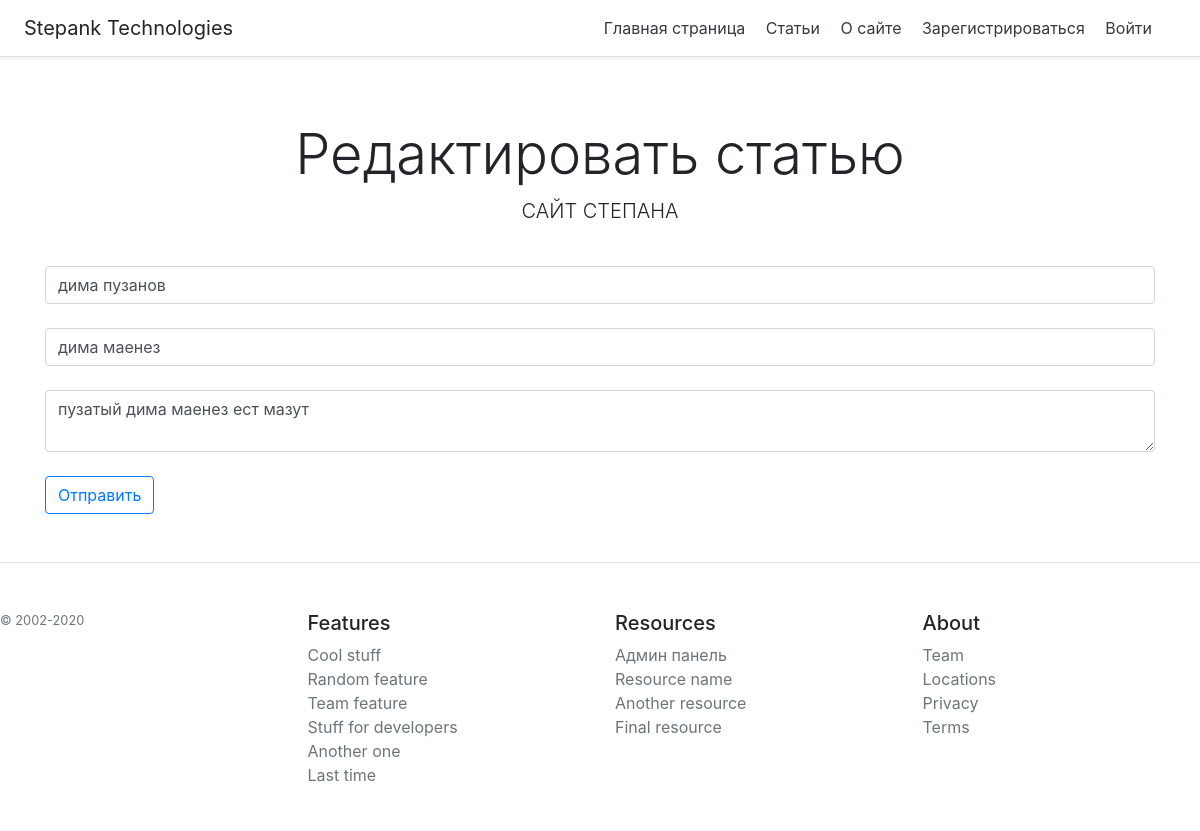
The app's page /admin/edit_article/1, older data.
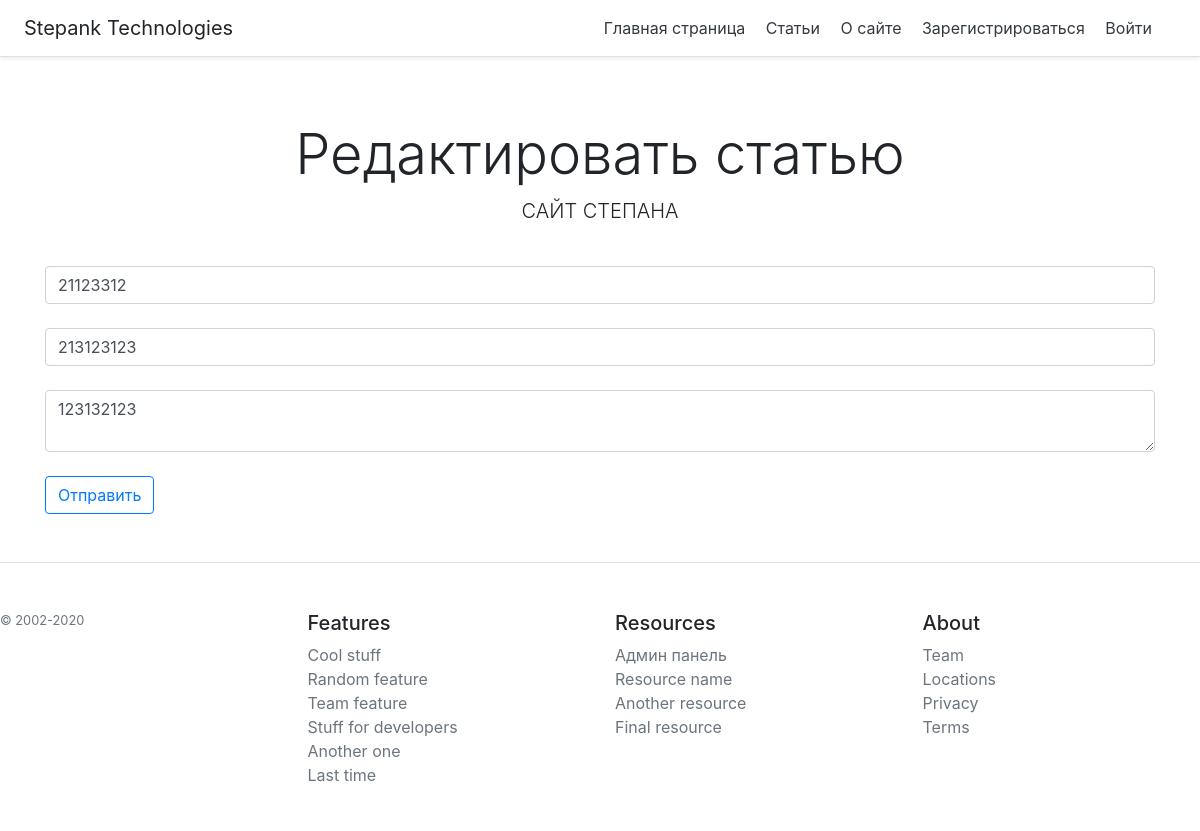
The same page, newer data.
### webapp/models.py (models this page shows, shortened)
class Post(db.Model):
    post_id = db.Column(db.Integer, primary_key=True)
    title = db.Column(db.String(32), nullable=False)
    header = db.Column(db.String(150), nullable=False)
    text = db.Column(db.String(), nullable=False)
    post_creation_date = db.Column(db.DateTime)

### webapp/admin/admin_routes.py (the view)
@admin.route('/edit_article/<int:post_id>', methods=['POST', 'GET'])
def edit_article(post_id):
    post = Post.query.get(post_id)
    if request.method == 'POST':
        try:
            post.title = request.form['title']
            post.header = request.form['header']
            post.text = request.form['text']
            db.session.commit()
            return redirect(url_for('.edit_articles'))
        except:
            return 'Error'
    else:
        return render_template('/admin/edit-article.html', post=post)

### webapp/templates/admin/edit-article.html (shortened to what this page needs)
{% extends 'base.html' %}
{% block home %}
Редактировать статью
{% endblock %}
{% block body %}
<form method="post">
    <input type="text" name="title" id="title" class="form-control" placeholder="Название статьи" value="{{ post.title }}"><br>
    <input type="text" name="header" id="header" class="form-control" placeholder="Заголовок статьи" value="{{ post.header }}"><br>
    <textarea name="text" id="text" cols="" rows="" class="form-control" placeholder="Текст статьи">{{ post.text }}</textarea><br>
    <input type="submit" class="btn btn-outline-primary" value="Отправить">
</form>
{% endblock %}

Row changes from the older to the newer data that the page shows:
changed Post: title "дима пузанов" → "21123312"; header "дима маенез" → "213123123"; text "пузатый дима маенез ест мазут" → "123132123"
